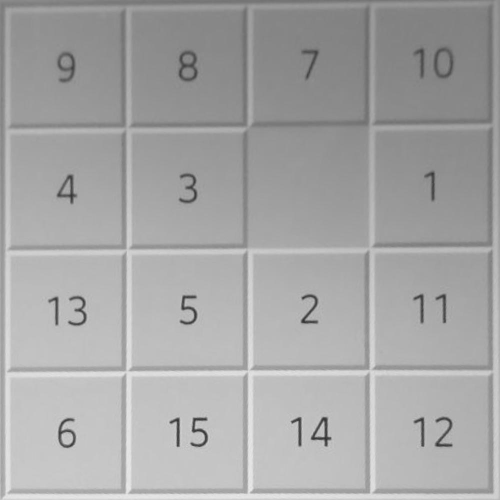
#> input picture solve/test/fifteen0-4x4.jpg, 1000 x 1000 px (shown at 1/2 size)
$ python -i gridsize.py   (imports and definitions only)
#> lines starting #> are read from the running program, lines starting #| are printed output that depends on the picture; after the words box and inside, x2 and y2 are one past the last pixel; in counts of white or black regions, pixels touching at a corner belong together
#!/usr/bin/env python3
# -*- coding: utf-8 -*-

import numpy as np
import matplotlib.pyplot as plt
from skimage import util

from skimage.feature import canny, corner_harris, corner_subpix, corner_peaks
from skimage import img_as_ubyte

from skimage.data import camera
from skimage.filters import roberts, sobel, scharr, prewitt, threshold_local
import skimage.filters as filters
from skimage.transform import (hough_line, hough_line_peaks,
                               probabilistic_hough_line)
from skimage.io import imread, imsave
from skimage import morphology
from skimage.feature import blob_dog, blob_log, blob_doh
from skimage import draw

from scipy.spatial import ConvexHull
from skimage import transform as tf
import sys, os


# Distance in pixels to group same slope segments
SEGMENT_DISTANCE = 30

# debugging
COLS = 8
SAVE_OUTPUTS = False
DEBUG = False


im = None
steps = []
def add_image(tit):
    global im
    steps.append((tit, im.copy()))

## Displaying
# [28 lines left out: function displ, not called in this run]

# Process an image
def gridsize(original, segdst=SEGMENT_DISTANCE):
    global im
    # read the image from disk
    im = original.copy()

    add_image('Original')

    # edge detection
    im = sobel(im)
    # blurring
    im = filters.gaussian(im, sigma=5)
    # thresholding: convert to binary rage
    loc = threshold_local(im, 31)
    im = im > loc

    if (DEBUG): add_image('Threshold')

    # detect straight lines longer than 150px
    segs = probabilistic_hough_line(
        im,
        threshold=30,
        line_length=200,
        line_gap=10)

    #segs = [seg for seg in segs if vertical(seg)]

    # draw the segments
    im[:] = 0 # set image to black
    for seg in segs:
        ((x1, y1), (x2, y2)) = seg
        rr,cc = draw.line(y1,x1,y2,x2)
        im[rr, cc] = 1

    if (DEBUG): add_image('Hough Lines')
    hh, vv = process_segments(segs)

    # draw the segments
    im[:] = 0 # set image to black

    num = 0
    for yy in hh:
        for yyy in yy:
            (_,y),_ = yyy
            rr,cc = draw.line(y,0,y,999)
            im[rr, cc] = 1
            num += 1
    for xx in vv:
        for xxx in xx:
            (x,_),_ = xxx
            rr,cc = draw.line(0,x,999,x)
            im[rr, cc] = 1
            num += 1

    if (DEBUG):
        add_image('Filtered Segs')
        # finally save the result
        displ()

    return len(vv)-1, len(hh)-1


def segcmp(seg):
    (a, b), (c, d) = seg
    if (vertical(seg)): return (a+c)/2
    else: return (b+d)/2


def process_segments(segs, dst=SEGMENT_DISTANCE):
    vsegs = [x for x in segs if vertical(x)]
    hsegs = [x for x in segs if horizontal(x)]

    vsegs = sorted(vsegs, key=segcmp)
    hsegs = sorted(hsegs, key=segcmp)
    h, v = [], []
    # vertical segments
    while vsegs:
        s = vsegs.pop()
        (a, _), _ = s
        found = False
        for cc in v:
            for (b, _), _ in cc:
                if abs(b-a) < SEGMENT_DISTANCE:
                    cc.append(s)
                    found = True
                    break
            if found: break
        if not found: v.append([s])

    # horizontal segments
    while hsegs:
        s = hsegs.pop()
        (_, a), _ = s
        found = False
        for cc in h:
            for (_, b), _ in cc:
                if abs(b-a) < SEGMENT_DISTANCE:
                    cc.append(s)
                    found = True
                    break
            if found: break
        if not found: h.append([s])
    hlen = [len(x) for x in h]
    vlen = [len(x) for x in v]
    return h, v


def horizontal(seg):
    return abs(slope(seg)) < 1/3

def vertical(seg):
    return abs(slope(seg)) > 3

def hvslope(seg):
    s = abs(slope(seg))
    return s > 100 or s < 0.01

def slope(seg):
    (x1, y1), (x2, y2) = seg
    dx, dy = x2-x1, y2-y1
    if (dx == 0):
        return float('inf')
    return dy/dx

# [28 lines left out: functions ccw, intersect, main, not called in this run]


# [2 lines not run here, left out]

>>> import cv2
>>> picture = cv2.imread('test/fifteen0-4x4.jpg', cv2.IMREAD_GRAYSCALE)
#> picture is the input picture: shape (1000, 1000); min 44, max 237, mean 165.8
>>> result = gridsize(picture)
#> in gridsize, `im = sobel(im)`:
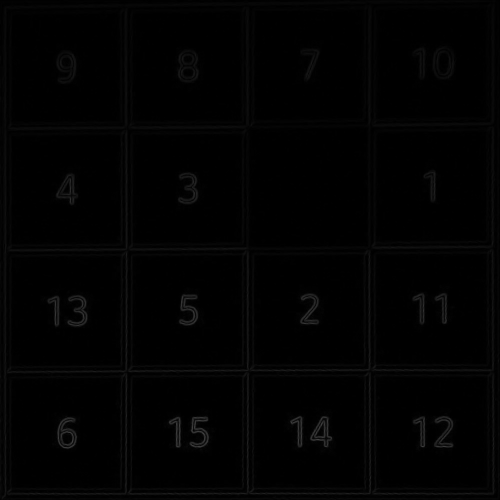
#> im: shape (1000, 1000) float64 (shown at 1/2 size); min 0, max 0.342, mean 0.00895
#> in gridsize, `im = filters.gaussian(im, sigma=5)`:
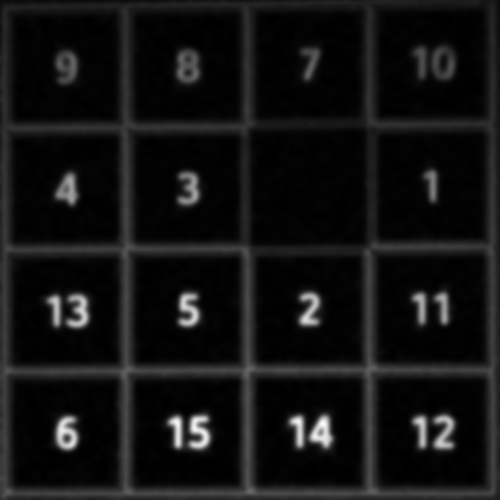
#> im: shape (1000, 1000) float64 (shown at 1/2 size); min 3.82e-07, max 0.119, mean 0.00889; drawn with min black and max white
#> in gridsize, `im = im > loc`:
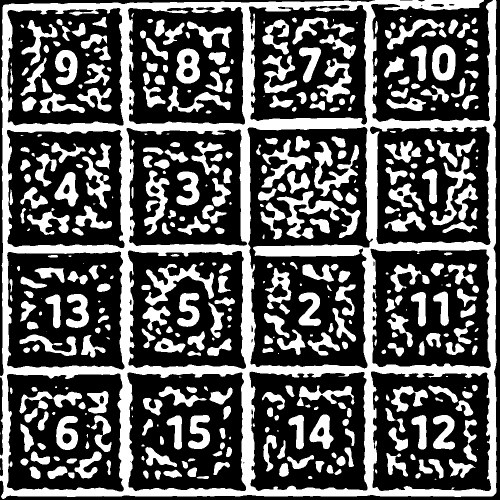
#> im: shape (1000, 1000) bool (shown at 1/2 size); 35.7% white; 437 white regions (49 under 20 px), largest, box (x1, y1, x2, y2) and area: (0, 0, 994, 998) 161404, (290, 528, 428, 612) 3693, (628, 283, 718, 393) 3451
#> in gridsize, `segs = probabilistic_hough_line( im, threshold=30, line_length=200, li..`: segs = 293 items
#> in gridsize, `im[:] = 0`: im: shape (1000, 1000) bool; every value is 0
#> the loop in gridsize, `for seg in segs:` made 293 passes
#> (x1, y1, x2, y2) on passes 1 to 3: (243, 969, 259, 40), (244, 970, 256, 268), (491, 990, 491, 5)
#> after the loop in gridsize, `for seg in segs:`:
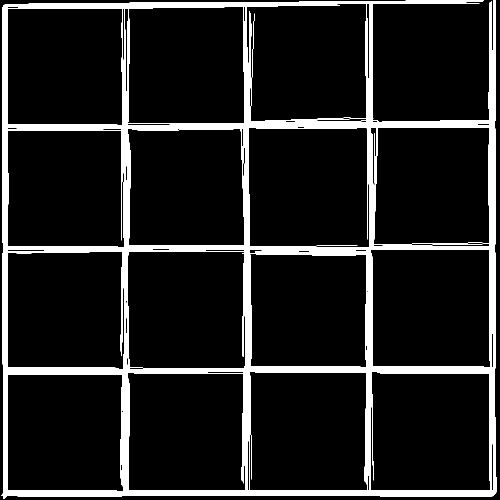
#> im: shape (1000, 1000) bool (shown at 1/2 size); 10.1% white; 1 white region, box (x1, y1, x2, y2) and area: (3, 0, 993, 998) 101219
#> in process_segments, `vsegs = [x for x in segs if vertical(x)]`: vsegs = 159 items
#> in process_segments, `hsegs = [x for x in segs if horizontal(x)]`: hsegs = 134 items
#> the loop in process_segments, `while vsegs:` made 159 passes
#> (s, a) on passes 1 to 3: (((990, 240), (990, 0)), 990), (((990, 736), (990, 505)), 990), (((990, 488), (990, 257)), 990)
#> after the loop in process_segments, `while vsegs:`: cc = 20 items; v = 5 items
#> the loop in process_segments, `while hsegs:` made 134 passes
#> (s, a) on passes 1 to 12: (((243, 992), (35, 992)), 992), (((984, 992), (760, 992)), 992), (((734, 991), (512, 991)), 991), (((986, 991), (751, 991)), 991), (((485, 991), (259, 991)), 991), (((246, 991), (3, 991)), 991), (((987, 990), (3, 990)), 990), (((988, 989), (4, 989)), 989), (((989, 988), (4, 988)), 988), (((990, 987), (5, 987)), 987), (((990, 986), (6, 986)), 986), (((991, 985), (6, 985)), 985)
#> a on passes 90, 114: 261, 17
#> after the loop in process_segments, `while hsegs:`: cc = 21 items; h = 5 items
#> in process_segments, `hlen = [len(x) for x in h]`: hlen = [20, 35, 34, 24, 21]
#> in process_segments, `vlen = [len(x) for x in v]`: vlen = [32, 34, 35, 38, 20]
#> in gridsize, `hh, vv = process_segments(segs)`: hh = 5 items
#> the loop in gridsize, `for yy in hh:` made 5 passes
#> after the loop in gridsize, `for yy in hh:`:
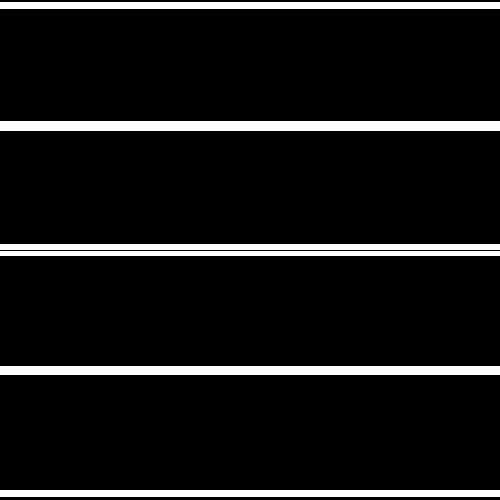
#> im: shape (1000, 1000) bool (shown at 1/2 size); 7.8% white; 11 white regions, largest, box (x1, y1, x2, y2) and area: (0, 732, 1000, 749) 17000, (0, 5, 1000, 18) 13000, (0, 980, 1000, 993) 13000
#> after the loop in gridsize, `for yy in hh:`: num = 134
#> the loop in gridsize, `for xx in vv:` made 5 passes
#> after the loop in gridsize, `for xx in vv:`:
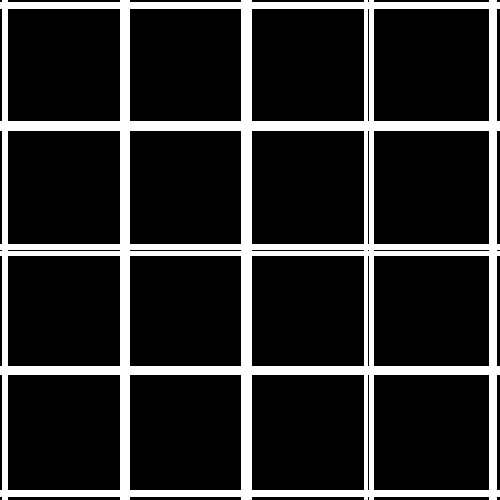
#> im: shape (1000, 1000) bool (shown at 1/2 size); 15.2% white; 1 white region, box (x1, y1, x2, y2) and area: (0, 0, 1000, 1000) 151760
#> after the loop in gridsize, `for xx in vv:`: num = 293
#> result = (4, 4)

$ run again, on solve/test/keen0-6x6.jpg
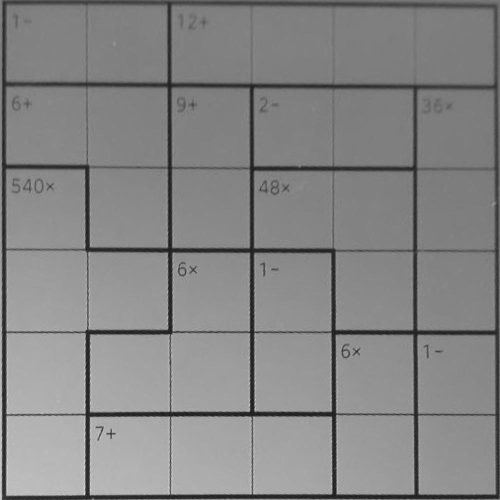
#> input picture solve/test/keen0-6x6.jpg, 1000 x 1000 px (shown at 1/2 size)
#> picture is the input picture: shape (1000, 1000); min 18, max 230, mean 133.5
#> segs = 299 items
#> the loop in gridsize, `for seg in segs:` made 299 passes
#> (x1, y1, x2, y2) on passes 1 to 3: (667, 999, 667, 163), (498, 826, 4, 826), (993, 999, 993, 671)
#> after the loop in gridsize, `for seg in segs:`:
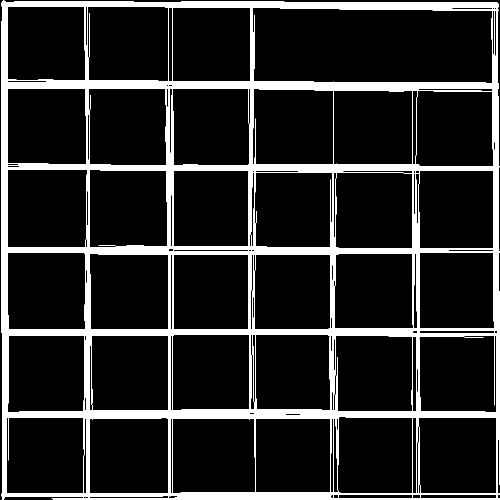
#> im: shape (1000, 1000) bool (shown at 1/2 size); 13.1% white; 1 white region, box (x1, y1, x2, y2) and area: (2, 1, 1000, 1000) 130695
#> vsegs = 119 items
#> hsegs = 180 items
#> the loop in process_segments, `while vsegs:` made 119 passes
#> (s, a) on passes 1 to 8: (((999, 748), (996, 524)), 999), (((999, 823), (996, 605)), 999), (((999, 695), (996, 467)), 999), (((999, 896), (996, 669)), 999), (((997, 523), (997, 287)), 997), (((999, 969), (994, 671)), 999), (((996, 466), (996, 192)), 996), (((995, 683), (995, 8)), 995)
#> after the loop in process_segments, `while vsegs:`: cc = 17 items; v = 7 items
#> the loop in process_segments, `while hsegs:` made 180 passes
#> (s, a) on passes 1 to 3: (((999, 999), (106, 999)), 999), (((999, 998), (107, 998)), 998), (((999, 997), (103, 997)), 997)
#> after the loop in process_segments, `while hsegs:`: cc = 27 items; h = 7 items
#> hlen = [16, 31, 17, 28, 26, 35, 27]
#> vlen = [24, 13, 12, 21, 16, 16, 17]
#> hh = 7 items
#> the loop in gridsize, `for yy in hh:` made 7 passes
#> after the loop in gridsize, `for yy in hh:`: num = 180
#> the loop in gridsize, `for xx in vv:` made 7 passes
#> after the loop in gridsize, `for xx in vv:`:
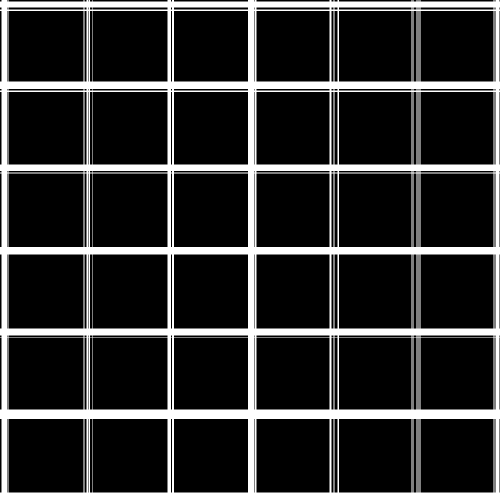
#> im: shape (1000, 1000) bool (shown at 1/2 size); 17.9% white; 1 white region, box (x1, y1, x2, y2) and area: (0, 0, 1000, 1000) 179488
#> after the loop in gridsize, `for xx in vv:`: num = 299
#> result = (6, 6)

$ run again, on solve/test/lightup0-14x14.jpg
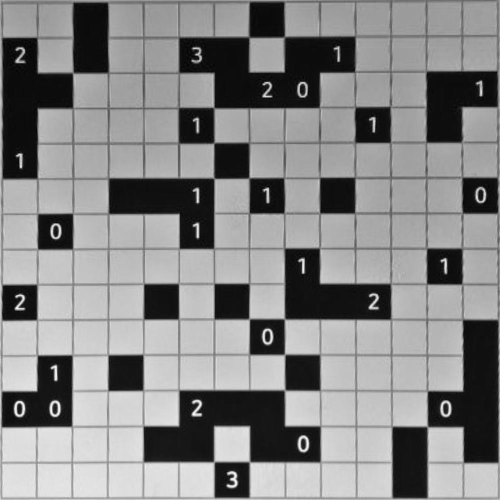
#> input picture solve/test/lightup0-14x14.jpg, 1000 x 1000 px (shown at 1/2 size)
#> picture is the input picture: shape (1000, 1000); min 0, max 255, mean 133.5
#> segs = 397 items
#> the loop in gridsize, `for seg in segs:` made 397 passes
#> (x1, y1, x2, y2) on passes 1 to 3: (998, 4, 0, 4), (284, 362, 284, 0), (284, 997, 284, 423)
#> after the loop in gridsize, `for seg in segs:`:
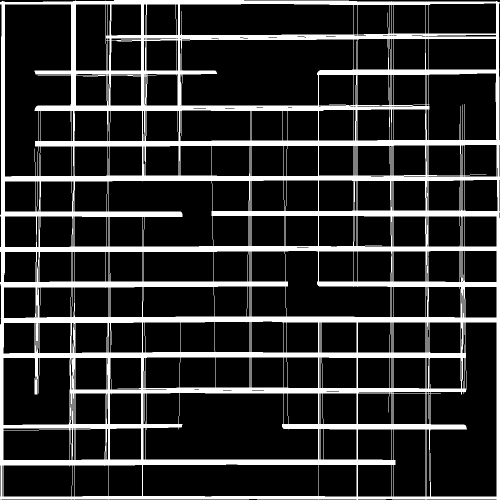
#> im: shape (1000, 1000) bool (shown at 1/2 size); 17.9% white; 1 white region, box (x1, y1, x2, y2) and area: (0, 0, 1000, 1000) 179291
#> vsegs = 144 items
#> hsegs = 253 items
#> the loop in process_segments, `while vsegs:` made 144 passes
#> (s, a) on passes 1 to 8: (((999, 999), (999, 436)), 999), (((998, 999), (998, 153)), 998), (((997, 999), (997, 7)), 997), (((996, 999), (996, 7)), 996), (((995, 999), (995, 3)), 995), (((994, 335), (994, 7)), 994), (((994, 999), (994, 433)), 994), (((993, 278), (993, 2)), 993)
#> after the loop in process_segments, `while vsegs:`: cc = [((9, 545), (9, 3)), ((8, 549), (8, 3)), ((7, 694), (7, 3)), ((6, 995), (6, 2)), ((5, 919), (5, 2)), ((4, 998), (4, 2)), ((3, 998), (3, 3)), ((2, 999), (2, 73)), ((1, 999), (1, 648)), ((0, 919), (0, 649))]; v = 15 items
#> the loop in process_segments, `while hsegs:` made 253 passes
#> (s, a) on passes 1 to 3: (((771, 998), (514, 998)), 998), (((999, 998), (784, 998)), 998), (((497, 998), (0, 998)), 998)
#> after the loop in process_segments, `while hsegs:`: cc = [((859, 9), (659, 9)), ((481, 8), (0, 8)), ((860, 8), (588, 8)), ((967, 7), (0, 7)), ((999, 6), (0, 6)), ((999, 5), (0, 5)), ((998, 4), (0, 4)), ((994, 3), (86, 3)), ((713, 2), (146, 2)), ((697, 1), (228, 1)), ((487, 0), (228, 0))]; h = 15 items
#> hlen = [10, 13, 21, 19, 13, 15, 23, 16, 23, 16, 13, 19, 21, 20, 11]
#> vlen = [11, 10, 9, 9, 8, 7, 3, 4, 1, 9, 18, 15, 21, 9, 10]
#> hh = 15 items
#> the loop in gridsize, `for yy in hh:` made 15 passes
#> after the loop in gridsize, `for yy in hh:`: num = 253
#> the loop in gridsize, `for xx in vv:` made 15 passes
#> xx on pass 9: [((431, 786), (422, 282))]
#> after the loop in gridsize, `for xx in vv:`:
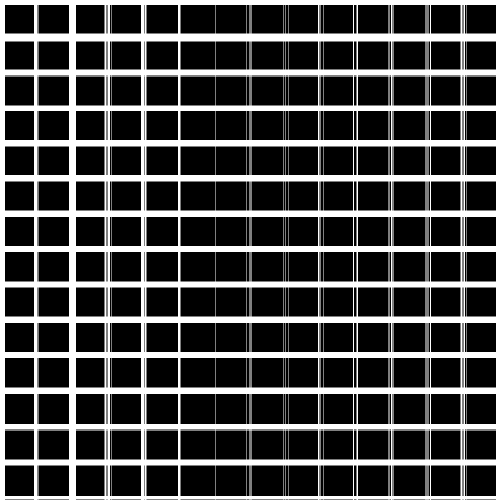
#> im: shape (1000, 1000) bool (shown at 1/2 size); 26.6% white; 1 white region, box (x1, y1, x2, y2) and area: (0, 0, 1000, 1000) 266254
#> after the loop in gridsize, `for xx in vv:`: num = 397
#> result = (14, 14)
